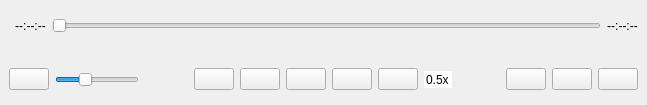
<?xml version="1.0" encoding="UTF-8"?>
<ui version="4.0">
 <class>PlayBar</class>
 <widget class="QWidget" name="PlayBar">
  <property name="geometry">
   <rect>
    <x>0</x>
    <y>0</y>
    <width>647</width>
    <height>105</height>
   </rect>
  </property>
  <property name="sizePolicy">
   <sizepolicy hsizetype="Preferred" vsizetype="Expanding">
    <horstretch>0</horstretch>
    <verstretch>0</verstretch>
   </sizepolicy>
  </property>
  <property name="minimumSize">
   <size>
    <width>0</width>
    <height>105</height>
   </size>
  </property>
  <property name="maximumSize">
   <size>
    <width>16777215</width>
    <height>105</height>
   </size>
  </property>
  <property name="windowTitle">
   <string>Form</string>
  </property>
  <property name="windowOpacity">
   <double>0.800000000000000</double>
  </property>
  <layout class="QVBoxLayout" name="verticalLayout">
   <property name="spacing">
    <number>2</number>
   </property>
   <property name="leftMargin">
    <number>0</number>
   </property>
   <property name="topMargin">
    <number>0</number>
   </property>
   <property name="rightMargin">
    <number>0</number>
   </property>
   <property name="bottomMargin">
    <number>0</number>
   </property>
   <item>
    <widget class="QWidget" name="widget_2" native="true">
     <property name="sizePolicy">
      <sizepolicy hsizetype="Preferred" vsizetype="Minimum">
       <horstretch>0</horstretch>
       <verstretch>0</verstretch>
      </sizepolicy>
     </property>
     <layout class="QHBoxLayout" name="horizontalLayout_3">
      <item>
       <widget class="QWidget" name="widget_3" native="true">
        <layout class="QHBoxLayout" name="horizontalLayout_2">
         <property name="spacing">
          <number>0</number>
         </property>
         <property name="leftMargin">
          <number>0</number>
         </property>
         <property name="topMargin">
          <number>0</number>
         </property>
         <property name="rightMargin">
          <number>0</number>
         </property>
         <property name="bottomMargin">
          <number>0</number>
         </property>
        </layout>
       </widget>
      </item>
      <item>
       <widget class="QLabel" name="playedProgressLabel">
        <property name="sizePolicy">
         <sizepolicy hsizetype="Fixed" vsizetype="Fixed">
          <horstretch>0</horstretch>
          <verstretch>0</verstretch>
         </sizepolicy>
        </property>
        <property name="text">
         <string>--:--:--</string>
        </property>
        <property name="textFormat">
         <enum>Qt::TextFormat::PlainText</enum>
        </property>
        <property name="scaledContents">
         <bool>false</bool>
        </property>
        <property name="alignment">
         <set>Qt::AlignmentFlag::AlignCenter</set>
        </property>
        <property name="textInteractionFlags">
         <set>Qt::TextInteractionFlag::NoTextInteraction</set>
        </property>
       </widget>
      </item>
      <item>
       <widget class="QSlider" name="progressSlider">
        <property name="sizePolicy">
         <sizepolicy hsizetype="Expanding" vsizetype="Minimum">
          <horstretch>0</horstretch>
          <verstretch>0</verstretch>
         </sizepolicy>
        </property>
        <property name="mouseTracking">
         <bool>true</bool>
        </property>
        <property name="minimum">
         <number>0</number>
        </property>
        <property name="maximum">
         <number>0</number>
        </property>
        <property name="pageStep">
         <number>10</number>
        </property>
        <property name="orientation">
         <enum>Qt::Orientation::Horizontal</enum>
        </property>
       </widget>
      </item>
      <item>
       <widget class="QLabel" name="totalProgressLabel">
        <property name="sizePolicy">
         <sizepolicy hsizetype="Fixed" vsizetype="Fixed">
          <horstretch>0</horstretch>
          <verstretch>0</verstretch>
         </sizepolicy>
        </property>
        <property name="text">
         <string>--:--:--</string>
        </property>
        <property name="textFormat">
         <enum>Qt::TextFormat::PlainText</enum>
        </property>
        <property name="alignment">
         <set>Qt::AlignmentFlag::AlignCenter</set>
        </property>
        <property name="textInteractionFlags">
         <set>Qt::TextInteractionFlag::NoTextInteraction</set>
        </property>
       </widget>
      </item>
     </layout>
    </widget>
   </item>
   <item>
    <widget class="QWidget" name="widget" native="true">
     <property name="sizePolicy">
      <sizepolicy hsizetype="Preferred" vsizetype="Minimum">
       <horstretch>0</horstretch>
       <verstretch>0</verstretch>
      </sizepolicy>
     </property>
     <layout class="QHBoxLayout" name="horizontalLayout">
      <item>
       <widget class="QPushButton" name="soundButton">
        <property name="sizePolicy">
         <sizepolicy hsizetype="Minimum" vsizetype="Fixed">
          <horstretch>0</horstretch>
          <verstretch>0</verstretch>
         </sizepolicy>
        </property>
        <property name="text">
         <string/>
        </property>
        <property name="icon">
         <iconset resource="../resources/qss.qrc">
          <normaloff>:/images/sound_2.svg</normaloff>:/images/sound_2.svg</iconset>
        </property>
        <property name="checkable">
         <bool>true</bool>
        </property>
       </widget>
      </item>
      <item>
       <widget class="QSlider" name="volumeSlider">
        <property name="sizePolicy">
         <sizepolicy hsizetype="Fixed" vsizetype="Fixed">
          <horstretch>0</horstretch>
          <verstretch>0</verstretch>
         </sizepolicy>
        </property>
        <property name="minimumSize">
         <size>
          <width>40</width>
          <height>0</height>
         </size>
        </property>
        <property name="baseSize">
         <size>
          <width>0</width>
          <height>0</height>
         </size>
        </property>
        <property name="mouseTracking">
         <bool>true</bool>
        </property>
        <property name="maximum">
         <number>100</number>
        </property>
        <property name="singleStep">
         <number>1</number>
        </property>
        <property name="pageStep">
         <number>10</number>
        </property>
        <property name="value">
         <number>33</number>
        </property>
        <property name="orientation">
         <enum>Qt::Orientation::Horizontal</enum>
        </property>
       </widget>
      </item>
      <item>
       <spacer name="horizontalSpacer">
        <property name="orientation">
         <enum>Qt::Orientation::Horizontal</enum>
        </property>
        <property name="sizeType">
         <enum>QSizePolicy::Policy::Expanding</enum>
        </property>
        <property name="sizeHint" stdset="0">
         <size>
          <width>30</width>
          <height>20</height>
         </size>
        </property>
       </spacer>
      </item>
      <item>
       <widget class="QPushButton" name="randomButton">
        <property name="text">
         <string/>
        </property>
        <property name="icon">
         <iconset resource="../resources/qss.qrc">
          <normaloff>:/images/shuffle.svg</normaloff>:/images/shuffle.svg</iconset>
        </property>
        <property name="checkable">
         <bool>true</bool>
        </property>
       </widget>
      </item>
      <item>
       <widget class="QPushButton" name="prevButton">
        <property name="sizePolicy">
         <sizepolicy hsizetype="Fixed" vsizetype="Fixed">
          <horstretch>0</horstretch>
          <verstretch>0</verstretch>
         </sizepolicy>
        </property>
        <property name="text">
         <string/>
        </property>
        <property name="icon">
         <iconset resource="../resources/qss.qrc">
          <normaloff>:/images/rewind.svg</normaloff>:/images/rewind.svg</iconset>
        </property>
       </widget>
      </item>
      <item>
       <widget class="QPushButton" name="playButton">
        <property name="sizePolicy">
         <sizepolicy hsizetype="Fixed" vsizetype="Fixed">
          <horstretch>0</horstretch>
          <verstretch>0</verstretch>
         </sizepolicy>
        </property>
        <property name="text">
         <string/>
        </property>
        <property name="icon">
         <iconset resource="../resources/qss.qrc">
          <normaloff>:/images/play.svg</normaloff>:/images/play.svg</iconset>
        </property>
       </widget>
      </item>
      <item>
       <widget class="QPushButton" name="nextButton">
        <property name="sizePolicy">
         <sizepolicy hsizetype="Fixed" vsizetype="Fixed">
          <horstretch>0</horstretch>
          <verstretch>0</verstretch>
         </sizepolicy>
        </property>
        <property name="text">
         <string/>
        </property>
        <property name="icon">
         <iconset resource="../resources/qss.qrc">
          <normaloff>:/images/forward.svg</normaloff>:/images/forward.svg</iconset>
        </property>
       </widget>
      </item>
      <item>
       <widget class="QPushButton" name="repeatButton">
        <property name="text">
         <string/>
        </property>
        <property name="icon">
         <iconset resource="../resources/qss.qrc">
          <normaloff>:/images/repeat.svg</normaloff>:/images/repeat.svg</iconset>
        </property>
        <property name="checkable">
         <bool>true</bool>
        </property>
       </widget>
      </item>
      <item>
       <widget class="QDoubleSpinBox" name="speedSpin">
        <property name="minimumSize">
         <size>
          <width>0</width>
          <height>0</height>
         </size>
        </property>
        <property name="maximumSize">
         <size>
          <width>16777215</width>
          <height>16777215</height>
         </size>
        </property>
        <property name="wrapping">
         <bool>false</bool>
        </property>
        <property name="frame">
         <bool>false</bool>
        </property>
        <property name="alignment">
         <set>Qt::AlignmentFlag::AlignCenter</set>
        </property>
        <property name="readOnly">
         <bool>false</bool>
        </property>
        <property name="buttonSymbols">
         <enum>QAbstractSpinBox::ButtonSymbols::NoButtons</enum>
        </property>
        <property name="keyboardTracking">
         <bool>false</bool>
        </property>
        <property name="suffix">
         <string>x</string>
        </property>
        <property name="decimals">
         <number>1</number>
        </property>
        <property name="minimum">
         <double>0.500000000000000</double>
        </property>
        <property name="maximum">
         <double>4.000000000000000</double>
        </property>
        <property name="singleStep">
         <double>0.500000000000000</double>
        </property>
       </widget>
      </item>
      <item>
       <spacer name="horizontalSpacer_2">
        <property name="orientation">
         <enum>Qt::Orientation::Horizontal</enum>
        </property>
        <property name="sizeHint" stdset="0">
         <size>
          <width>40</width>
          <height>20</height>
         </size>
        </property>
       </spacer>
      </item>
      <item>
       <widget class="QPushButton" name="feelingButton">
        <property name="sizePolicy">
         <sizepolicy hsizetype="Fixed" vsizetype="Fixed">
          <horstretch>0</horstretch>
          <verstretch>0</verstretch>
         </sizepolicy>
        </property>
        <property name="text">
         <string/>
        </property>
        <property name="icon">
         <iconset resource="../resources/qss.qrc">
          <normaloff>:/images/robot.svg</normaloff>:/images/robot.svg</iconset>
        </property>
       </widget>
      </item>
      <item>
       <widget class="QPushButton" name="settingButton">
        <property name="text">
         <string/>
        </property>
        <property name="icon">
         <iconset resource="../resources/qss.qrc">
          <normaloff>:/images/setting.svg</normaloff>:/images/setting.svg</iconset>
        </property>
        <property name="checkable">
         <bool>false</bool>
        </property>
       </widget>
      </item>
      <item>
       <widget class="QPushButton" name="playlistButton">
        <property name="text">
         <string/>
        </property>
        <property name="icon">
         <iconset resource="../resources/qss.qrc">
          <normaloff>:/images/playlist.svg</normaloff>:/images/playlist.svg</iconset>
        </property>
        <property name="checkable">
         <bool>true</bool>
        </property>
       </widget>
      </item>
     </layout>
    </widget>
   </item>
  </layout>
 </widget>
 <resources>
  <include location="../resources/qss.qrc"/>
 </resources>
 <connections/>
</ui>
